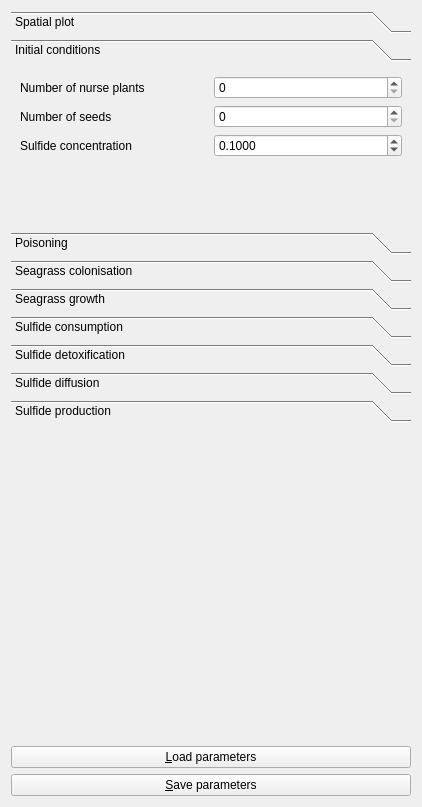
<?xml version="1.0" encoding="UTF-8"?>
<ui version="4.0">
 <class>QtMutualismBreakdownerParametersWidget</class>
 <widget class="QWidget" name="QtMutualismBreakdownerParametersWidget">
  <property name="geometry">
   <rect>
    <x>0</x>
    <y>0</y>
    <width>418</width>
    <height>807</height>
   </rect>
  </property>
  <property name="windowTitle">
   <string>Form</string>
  </property>
  <layout class="QGridLayout" name="gridLayout_4">
   <item row="2" column="0" colspan="2">
    <widget class="QToolBox" name="toolBox">
     <property name="minimumSize">
      <size>
       <width>400</width>
       <height>0</height>
      </size>
     </property>
     <property name="currentIndex">
      <number>1</number>
     </property>
     <widget class="QWidget" name="page_spatial_plot">
      <property name="geometry">
       <rect>
        <x>0</x>
        <y>0</y>
        <width>386</width>
        <height>221</height>
       </rect>
      </property>
      <attribute name="label">
       <string>Spatial plot</string>
      </attribute>
      <layout class="QGridLayout" name="gridLayout_10">
       <item row="0" column="0">
        <widget class="QLabel" name="label_spatial_height">
         <property name="text">
          <string>Grid height</string>
         </property>
        </widget>
       </item>
       <item row="3" column="0">
        <spacer name="verticalSpacer_4">
         <property name="orientation">
          <enum>Qt::Vertical</enum>
         </property>
         <property name="sizeHint" stdset="0">
          <size>
           <width>20</width>
           <height>40</height>
          </size>
         </property>
        </spacer>
       </item>
       <item row="1" column="1">
        <widget class="QSpinBox" name="box_spatial_width">
         <property name="minimum">
          <number>1</number>
         </property>
         <property name="maximum">
          <number>10000</number>
         </property>
         <property name="value">
          <number>10</number>
         </property>
        </widget>
       </item>
       <item row="1" column="0">
        <widget class="QLabel" name="label_spatial_width">
         <property name="text">
          <string>Grid width</string>
         </property>
        </widget>
       </item>
       <item row="0" column="1">
        <widget class="QSpinBox" name="box_spatial_height">
         <property name="minimum">
          <number>1</number>
         </property>
         <property name="maximum">
          <number>10000</number>
         </property>
         <property name="value">
          <number>10</number>
         </property>
        </widget>
       </item>
       <item row="5" column="0" colspan="2">
        <widget class="QLabel" name="image_spatial">
         <property name="text">
          <string/>
         </property>
         <property name="pixmap">
          <pixmap resource="korter_project.qrc">:/images/Grid.jpg</pixmap>
         </property>
         <property name="alignment">
          <set>Qt::AlignCenter</set>
         </property>
        </widget>
       </item>
      </layout>
     </widget>
     <widget class="QWidget" name="page_initial_conditions">
      <property name="geometry">
       <rect>
        <x>0</x>
        <y>0</y>
        <width>400</width>
        <height>397</height>
       </rect>
      </property>
      <attribute name="label">
       <string>Initial conditions</string>
      </attribute>
      <layout class="QGridLayout" name="gridLayout_8">
       <item row="4" column="0">
        <widget class="QLabel" name="label_initial_seagrass_concentration">
         <property name="text">
          <string>Sulfide concentration</string>
         </property>
        </widget>
       </item>
       <item row="2" column="0">
        <widget class="QLabel" name="label_n_seeds">
         <property name="text">
          <string>Number of seeds</string>
         </property>
        </widget>
       </item>
       <item row="4" column="1">
        <widget class="QDoubleSpinBox" name="box_initial_sulfide_concentration">
         <property name="decimals">
          <number>4</number>
         </property>
         <property name="maximum">
          <double>1000000.000000000000000</double>
         </property>
         <property name="singleStep">
          <double>0.100000000000000</double>
         </property>
         <property name="value">
          <double>0.100000000000000</double>
         </property>
        </widget>
       </item>
       <item row="0" column="0">
        <widget class="QLabel" name="label_n_nurse_plants">
         <property name="text">
          <string>Number of nurse plants</string>
         </property>
        </widget>
       </item>
       <item row="6" column="0" colspan="2">
        <widget class="QLabel" name="image_initial_conditions">
         <property name="text">
          <string/>
         </property>
         <property name="pixmap">
          <pixmap resource="korter_project.qrc">:/images/PrimordialSoup.png</pixmap>
         </property>
         <property name="alignment">
          <set>Qt::AlignCenter</set>
         </property>
        </widget>
       </item>
       <item row="5" column="0">
        <spacer name="verticalSpacer">
         <property name="orientation">
          <enum>Qt::Vertical</enum>
         </property>
         <property name="sizeHint" stdset="0">
          <size>
           <width>20</width>
           <height>40</height>
          </size>
         </property>
        </spacer>
       </item>
       <item row="0" column="1">
        <widget class="QSpinBox" name="box_n_nurse_plants"/>
       </item>
       <item row="2" column="1">
        <widget class="QSpinBox" name="box_n_seeds"/>
       </item>
      </layout>
     </widget>
     <widget class="QWidget" name="page_poisoning">
      <property name="geometry">
       <rect>
        <x>0</x>
        <y>0</y>
        <width>400</width>
        <height>82</height>
       </rect>
      </property>
      <attribute name="label">
       <string>Poisoning</string>
      </attribute>
      <layout class="QGridLayout" name="gridLayout_2"/>
     </widget>
     <widget class="QWidget" name="page_seagrass_colonisation">
      <property name="geometry">
       <rect>
        <x>0</x>
        <y>0</y>
        <width>400</width>
        <height>82</height>
       </rect>
      </property>
      <attribute name="label">
       <string>Seagrass colonisation</string>
      </attribute>
      <layout class="QGridLayout" name="gridLayout_11"/>
     </widget>
     <widget class="QWidget" name="page_seagrass_growth">
      <property name="geometry">
       <rect>
        <x>0</x>
        <y>0</y>
        <width>400</width>
        <height>82</height>
       </rect>
      </property>
      <attribute name="label">
       <string>Seagrass growth</string>
      </attribute>
      <layout class="QGridLayout" name="gridLayout_5"/>
     </widget>
     <widget class="QWidget" name="page_sulfide_consumption">
      <property name="geometry">
       <rect>
        <x>0</x>
        <y>0</y>
        <width>400</width>
        <height>82</height>
       </rect>
      </property>
      <attribute name="label">
       <string>Sulfide consumption</string>
      </attribute>
      <layout class="QGridLayout" name="gridLayout_7"/>
     </widget>
     <widget class="QWidget" name="page_sulfide_detoxification">
      <property name="geometry">
       <rect>
        <x>0</x>
        <y>0</y>
        <width>400</width>
        <height>82</height>
       </rect>
      </property>
      <attribute name="label">
       <string>Sulfide detoxification</string>
      </attribute>
      <layout class="QGridLayout" name="gridLayout_6"/>
     </widget>
     <widget class="QWidget" name="page_sulfide_diffusion">
      <property name="geometry">
       <rect>
        <x>0</x>
        <y>0</y>
        <width>400</width>
        <height>82</height>
       </rect>
      </property>
      <attribute name="label">
       <string>Sulfide diffusion</string>
      </attribute>
      <layout class="QGridLayout" name="gridLayout"/>
     </widget>
     <widget class="QWidget" name="page_sulfide_production">
      <property name="geometry">
       <rect>
        <x>0</x>
        <y>0</y>
        <width>400</width>
        <height>82</height>
       </rect>
      </property>
      <attribute name="label">
       <string>Sulfide production</string>
      </attribute>
      <layout class="QGridLayout" name="gridLayout_3"/>
     </widget>
    </widget>
   </item>
   <item row="5" column="0" colspan="2">
    <widget class="QPushButton" name="button_save">
     <property name="text">
      <string>&amp;Save parameters</string>
     </property>
    </widget>
   </item>
   <item row="4" column="0" colspan="2">
    <widget class="QPushButton" name="button_load">
     <property name="text">
      <string>&amp;Load parameters</string>
     </property>
    </widget>
   </item>
   <item row="3" column="0">
    <spacer name="verticalSpacer_2">
     <property name="orientation">
      <enum>Qt::Vertical</enum>
     </property>
     <property name="sizeHint" stdset="0">
      <size>
       <width>20</width>
       <height>40</height>
      </size>
     </property>
    </spacer>
   </item>
  </layout>
 </widget>
 <tabstops>
  <tabstop>button_load</tabstop>
  <tabstop>button_save</tabstop>
 </tabstops>
 <resources>
  <include location="korter_project.qrc"/>
 </resources>
 <connections/>
</ui>
